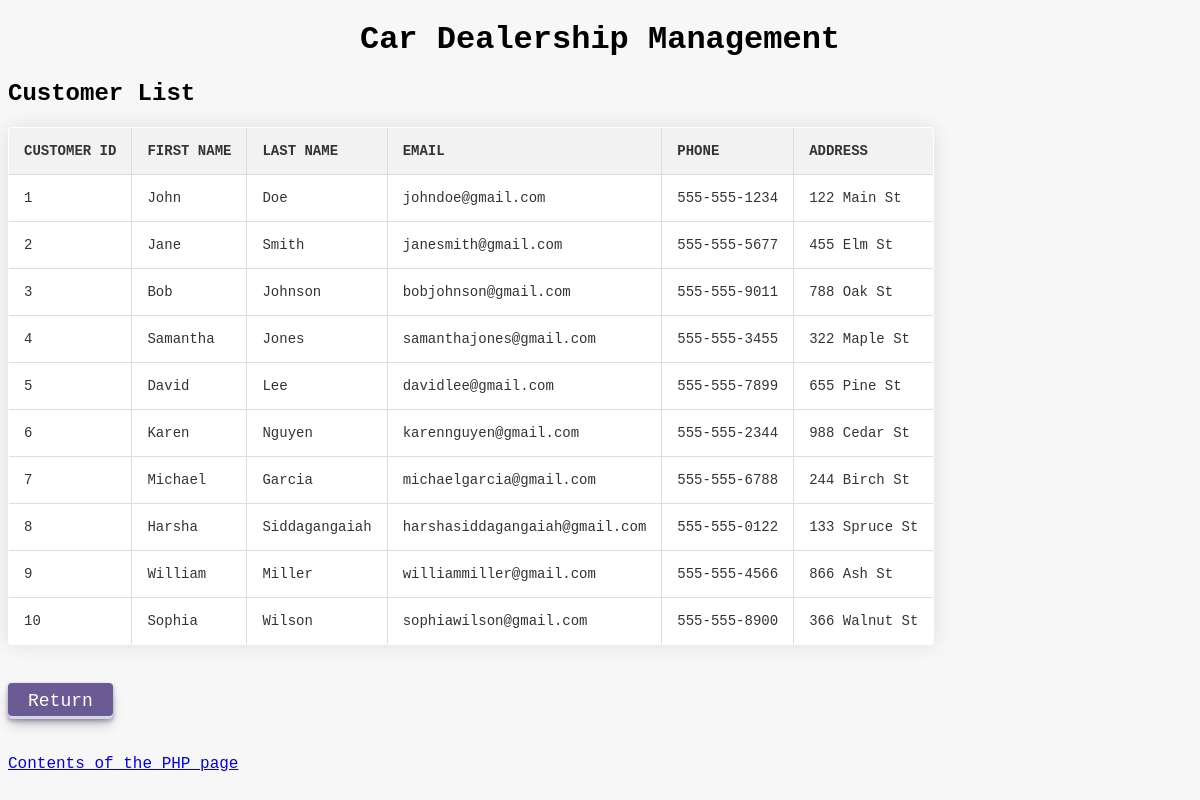
Screenshot of /employee_list_customer.php with the database file from the repository.
### tables this page shows
CREATE TABLE Customers (
  CustomerID INT AUTO_INCREMENT PRIMARY KEY,
  FirstName VARCHAR(50) NOT NULL,
  LastName VARCHAR(50) NOT NULL,
  Email VARCHAR(100) UNIQUE NOT NULL,
  Phone VARCHAR(20) NOT NULL,
  Address VARCHAR(200) NOT NULL
);

### employee_list_customer.php (the view, shortened to what this page needs)
<?php include 'header.php'; ?>
<!DOCTYPE html>
<html>
<head>
</head>
<body>
	<h2>Customer List</h2>
	<table border="1">
		<tr>
			<th>Customer ID</th>
			<th>First Name</th>
			<th>Last Name</th>
			<th>Email</th>
			<th>Phone</th>
			<th>Address</th>
		</tr>
		<?php
            include('connectionData.txt');
            $conn = mysqli_connect($server, $user, $pass, $dbname, $port)
            or die('Error connecting to MySQL server.');
			$sql = "SELECT * FROM Customers";
			$result = $conn->query($sql);
			if ($result->num_rows > 0) {
			    while($row = $result->fetch_assoc()) {
			        echo "<tr>";
			        echo "<td>".$row["CustomerID"]."</td>";
			        echo "<td>".$row["FirstName"]."</td>";
			        echo "<td>".$row["LastName"]."</td>";
			        echo "<td>".$row["Email"]."</td>";
			        echo "<td>".$row["Phone"]."</td>";
			        echo "<td>".$row["Address"]."</td>";
			        echo "</tr>";
			    }
			} else {
			    echo "0 results";
			}
		?>
	</table>
    <br>
	<form action="employee_manage_customer.php" method="post">
	  <button type='submit' class='return-button'>Return</button>
    </form>
	<br><br>
	<footer>
		<div style="text-align:bottom;">
			<a href="employee_list_customer.txt">Contents of the PHP page</a>
		</div>
	</footer>
</body>
</html>

### header.php (style rules this page uses)
* { box-sizing: border-box; font-family: "Lucida Console",monospace; }
body { background-color: #f7f7f7; }
table { border-collapse: collapse; font-family: "Lucida Console", monospace; font-size: 14px; color: #333; margin-bottom: 20px; background-color: #fff; border: 1px solid #ccc; border-radius: 4px; overflow: hidden; box-shadow: 0 0 20px rgba(0, 0, 0, 0.1); }
th, td { padding: 15px; text-align: left; border-bottom: 1px solid #ddd; }
th { background-color: #f2f2f2; font-weight: bold; text-transform: uppercase; }
td { font-weight: normal; }
td:not(:last-child), th:not(:last-child) { border-right: 1px solid #ddd; }
tbody tr:last-child td { border-bottom: 0; }
button { align-items: center; appearance: none; background-color: #FCFCFD; border-radius: 4px; border-width: 0; box-shadow: rgba(45, 35, 66, 0.4) 0 2px 4px,rgba(45, 35, 66, 0.3) 0 7px 13px -3px,#D6D6E7 0 -3px 0 inset; box-sizing: border-box; color: #36395A; cursor: pointer; display: inline-flex; font-family: "Lucida Console", monospace; height: 36px; justify-content: center; line-height: 1; list-style: none; overflow: hidden; padding-left: 16px; padding-right: 16px; position: relative; text-align: left; text-decoration: none; transition: box-shadow .15s,transform .15s; user-select: none; -webkit-user-select: none; touch-action: manipulation; white-space: nowrap; will-change: box-shadow,transform; font-size: 18px; }
.return-button { background-color: #6b5b95; color: #fff; border: none; border-radius: 4px; padding: 10px 20px; font-size: 18px; }

### rows the page displays
customers: CustomerID "1", FirstName "John", LastName "Doe", Email "johndoe@gmail.com", Phone "555-555-1234", Address "122 Main St"
customers: CustomerID "2", FirstName "Jane", LastName "Smith", Email "janesmith@gmail.com", Phone "555-555-5677", Address "455 Elm St"
customers: CustomerID "3", FirstName "Bob", LastName "Johnson", Email "bobjohnson@gmail.com", Phone "555-555-9011", Address "788 Oak St"
customers: CustomerID "4", FirstName "Samantha", LastName "Jones", Email "samanthajones@gmail.com", Phone "555-555-3455", Address "322 Maple St"
customers: CustomerID "5", FirstName "David", LastName "Lee", Email "davidlee@gmail.com", Phone "555-555-7899", Address "655 Pine St"
customers: CustomerID "6", FirstName "Karen", LastName "Nguyen", Email "karennguyen@gmail.com", Phone "555-555-2344", Address "988 Cedar St"
customers: CustomerID "7", FirstName "Michael", LastName "Garcia", Email "michaelgarcia@gmail.com", Phone "555-555-6788", Address "244 Birch St"
customers: CustomerID "8", FirstName "Harsha", LastName "Siddagangaiah", Email "harshasiddagangaiah@gmail.com", Phone "555-555-0122", Address "133 Spruce St"
customers: CustomerID "9", FirstName "William", LastName "Miller", Email "williammiller@gmail.com", Phone "555-555-4566", Address "866 Ash St"
customers: CustomerID "10", FirstName "Sophia", LastName "Wilson", Email "sophiawilson@gmail.com", Phone "555-555-8900", Address "366 Walnut St"
